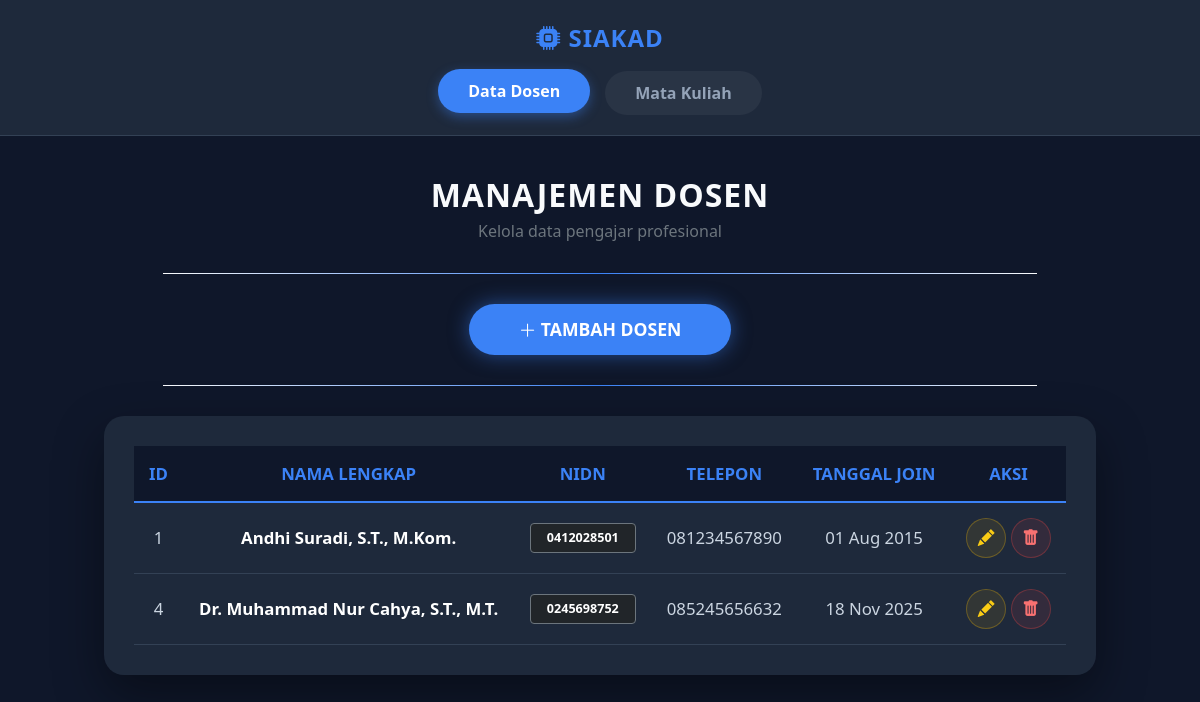
The page /tp_mvc25/index.php on the database its author committed.
### tables this page shows
CREATE TABLE `lecturers` (
  `id` int(11) NOT NULL,
  `name` varchar(100) NOT NULL,
  `nidn` varchar(20) NOT NULL,
  `phone` varchar(20) NOT NULL,
  `join_date` date NOT NULL
);

### tp_mvc25/controllers/LecturerController.php (called while the page is built, shortened)
<?php
include_once 'models/Lecturer.php';
class LecturerController {
    private $model;
    public function __construct() {
        $this->model = new Lecturer();
    }
    public function index() {
        $lecturers = $this->model->getAll();
        include 'views/lecturer_index.php';
    }
}
?>

### tp_mvc25/models/DB.php (called while the page is built, shortened)
<?php
class DB {
    private $host = "localhost";
    private $user = "root";
    private $pass = "";
    private $db   = "tp_mvc25";
    public function __construct() {
        $this->conn = new mysqli($this->host, $this->user, $this->pass, $this->db);
    }
}
?>

### tp_mvc25/models/Lecturer.php (called while the page is built, shortened)
<?php
include_once 'models/DB.php';
class Lecturer extends DB {
    public function getAll() {
        return $this->conn->query("SELECT * FROM lecturers");
    }
}
?>

### tp_mvc25/views/lecturer_index.php (the view, shortened to what this page needs)
<!doctype html>
<html lang="en">
<head>
    <link href="assets/css/bootstrap.min.css" rel="stylesheet">
    <link rel="stylesheet" href="https://cdn.jsdelivr.net/npm/bootstrap-icons@1.11.3/font/bootstrap-icons.min.css">
</head>
<body>
    <body>
    <?php include 'views/navbar.php'; ?>
    <div class="container mb-5">
    <div class="container-fluid mb-5">
        <h2 class="page-title">MANAJEMEN DOSEN</h2>
        <p class="text-muted">Kelola data pengajar profesional</p>
        <hr class="glow-hr">
        <a href="index.php?mod=lecturer&act=create" class="btn-add">
            <i class="bi bi-plus-lg"></i> TAMBAH DOSEN
        </a>
        <hr class="glow-hr">
        <div class="table-wrapper">
            <div class="table-responsive">
                <table class="table table-hover">
                    <thead>
                        <tr>
                            <th width="5%">ID</th>
                            <th>NAMA LENGKAP</th>
                            <th>NIDN</th>
                            <th>TELEPON</th>
                            <th>TANGGAL JOIN</th>
                            <th>AKSI</th>
                        </tr>
                    </thead>
                    <tbody>
                        <?php if(empty($lecturers)): ?>
                            <tr><td colspan="6" class="py-5 text-muted">Data kosong.</td></tr>
                        <?php else: ?>
                            <?php foreach ($lecturers as $row): ?>
                            <tr>
                                <td><?= $row['id'] ?></td>
                                <td class="fw-bold text-white"><?= $row['name'] ?></td>
                                <td><span class="badge bg-dark border border-secondary px-3 py-2"><?= $row['nidn'] ?></span></td>
                                <td><?= $row['phone'] ?></td>
                                <td><?= date('d M Y', strtotime($row['join_date'])) ?></td>
                                <td>
                                    <a href="index.php?mod=lecturer&act=edit&id=<?= $row['id'] ?>" class="btn-action btn-edit" title="Edit"><i class="bi bi-pencil-fill"></i></a>
                                    <a href="index.php?mod=lecturer&act=delete&id=<?= $row['id'] ?>" class="btn-action btn-delete" onclick="return confirm('Hapus?')" title="Hapus"><i class="bi bi-trash-fill"></i></a>
                                </td>
                            </tr>
                            <?php endforeach; ?>
                        <?php endif; ?>
                    </tbody>
                </table>
            </div>
        </div>
    </div>
</body>
</html>

### tp_mvc25/views/lecturer_index.php (style rules this page uses)
body { background-color: #0f172a; color: #f8fafc; font-family: 'Segoe UI', sans-serif; text-align: center; }
.page-title { font-weight: 700; letter-spacing: 1px; margin-bottom: 5px; }
hr.glow-hr { border: 0; height: 1px; background-image: linear-gradient(to right, rgba(0,0,0,0), rgba(59, 130, 246, 1), rgba(0,0,0,0)); margin: 30px auto; width: 80%; opacity: 1; }
.btn-add { background-color: #3b82f6; color: white; border-radius: 50px; padding: 12px 50px; font-size: 1.1rem; font-weight: 600; border: none; box-shadow: 0 0 20px rgba(59, 130, 246, 0.5); transition: 0.3s; text-decoration: none; display: inline-block; }
.table-wrapper { margin: 0 50px; background-color: #1e293b; padding: 30px; border-radius: 20px; box-shadow: 0 20px 50px rgba(0,0,0,0.4); }
.table { color: #cbd5e1; margin-bottom: 0; font-size: 1.05rem; width: 100%; }
.table thead th { background-color: #0f172a; color: #3b82f6; border-bottom: 2px solid #334155; padding: 15px; text-align: center; }
.table tbody td { border-color: #334155; padding: 15px; vertical-align: middle; text-align: center; }
.btn-action { width: 40px; height: 40px; border-radius: 50%; display: inline-flex; align-items: center; justify-content: center; transition: 0.2s; border: 1px solid transparent; text-decoration: none; }
.btn-edit { background: rgba(234, 179, 8, 0.1); color: #facc15; border-color: rgba(234, 179, 8, 0.3); }
.btn-delete { background: rgba(239, 68, 68, 0.1); color: #f87171; border-color: rgba(239, 68, 68, 0.3); }

### rows shown on the page
lecturers: id "1", name "Andhi Suradi, S.T., M.Kom.", nidn "0412028501", phone "081234567890", join_date "01 Aug 2015"
lecturers: id "4", name "Dr. Muhammad Nur Cahya, S.T., M.T.", nidn "0245698752", phone "085245656632", join_date "18 Nov 2025"
